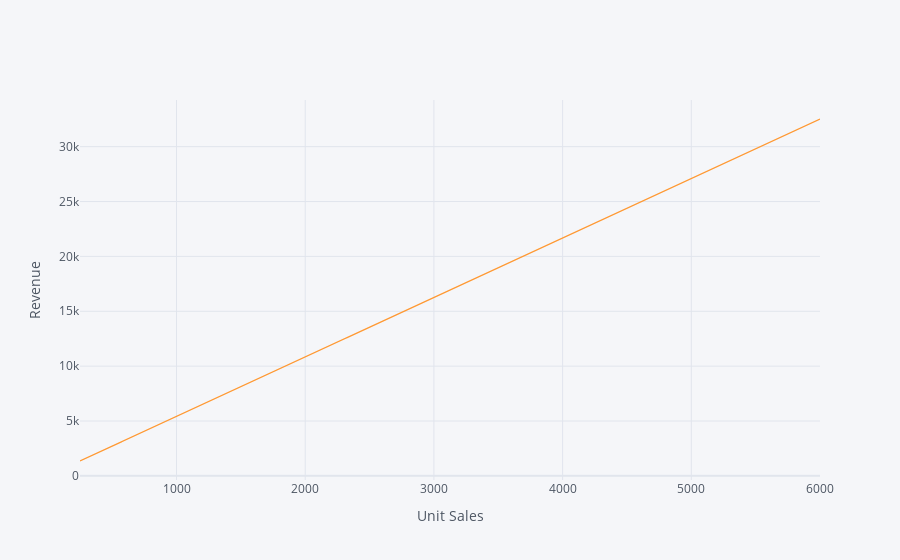

Write notebook code for a chart like this one.
### Code cell
df.iplot(x = "Q-P3" , y = "S-P3" , xTitle = "Unit Sales" , yTitle = "Revenue" )

### Figure 1 — Plotly figure (JSON) as saved in the notebook; plotly's stock layout.template omitted (floating-point values rounded to 4 significant figures; data arrays with more than 128 entries replaced by an {"elided": "..."} marker saying what was removed)
{"data": [{"line": {"color": "rgba(255, 153, 51, 1.0)", "dash": "solid", "shape": "linear", "width": 1.3}, "mode": "lines", "name": "S-P3", "text": "", "type": "scatter", "x": {"elided": "4600 int values"}, "y": {"elided": "4600 float values"}}], "layout": {"legend": {"bgcolor": "#F5F6F9", "font": {"color": "#4D5663"}}, "paper_bgcolor": "#F5F6F9", "plot_bgcolor": "#F5F6F9", "title": {"font": {"color": "#4D5663"}}, "xaxis": {"gridcolor": "#E1E5ED", "showgrid": true, "tickfont": {"color": "#4D5663"}, "title": {"font": {"color": "#4D5663"}, "text": "Unit Sales"}, "zerolinecolor": "#E1E5ED"}, "yaxis": {"gridcolor": "#E1E5ED", "showgrid": true, "tickfont": {"color": "#4D5663"}, "title": {"font": {"color": "#4D5663"}, "text": "Revenue"}, "zerolinecolor": "#E1E5ED"}}}
